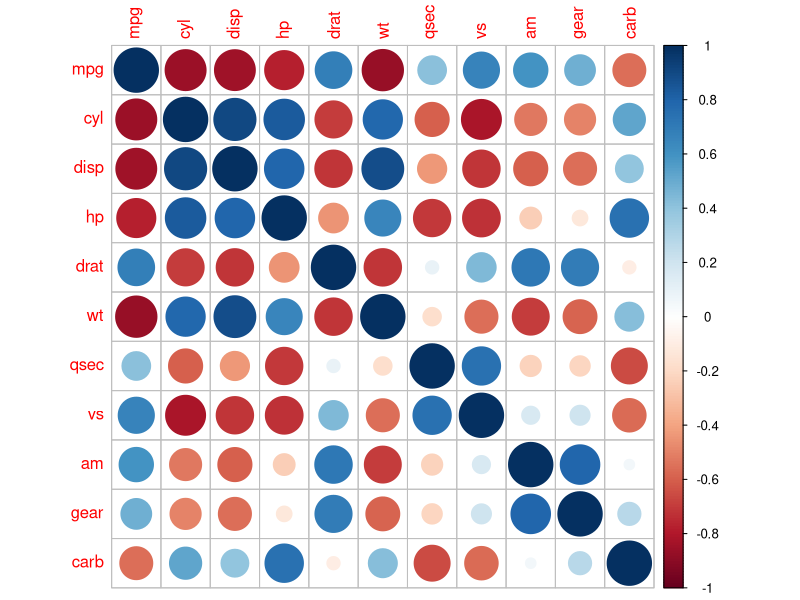
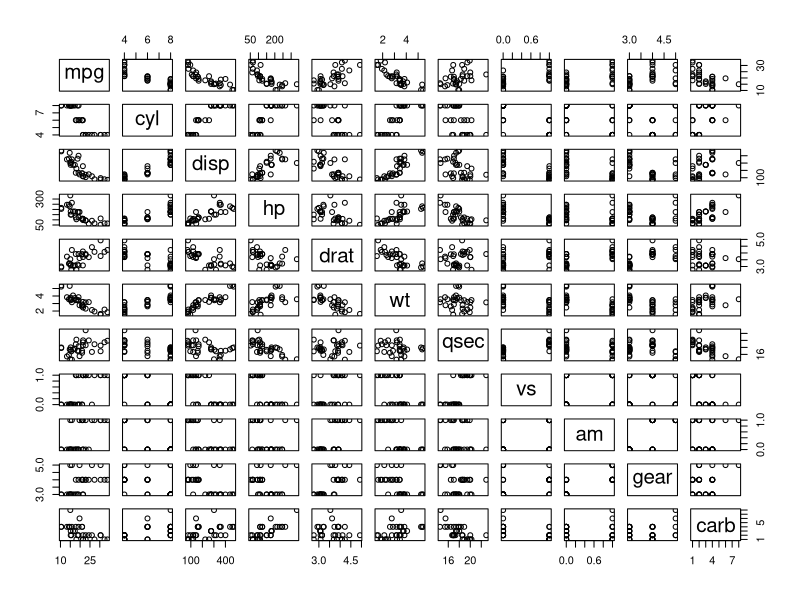

Recreate these plots in R, in order.
# depedencias
if (!require("corrplot")) { install.packages("corrplot"       ) }
library(corrplot)

# se calculan los coeficientes de correlacion
res <-cor(mtcars)
# luego se grafican; 
corrplot(res)
# por ejemplo las variables {cyl:cilindraje, disp:displacement, 
#    hp:horsepower,wt:weight} parecen tener una correlacion alta 
#    con la variable {mpg:miles-per-galoon}, pese a ser negativa 
#    (incremtnos de estas variables dan como resultado menor 
#    numero de millas por galon)

# otra forma de ver las graficas es mediante:
pairs(mtcars)

# luego de explorar la correlacion, un tipo de modelo comunmente usado es la regresion lineal
model1 <- lm(formula = mpg ~., data=mtcars)
summary(model1)
